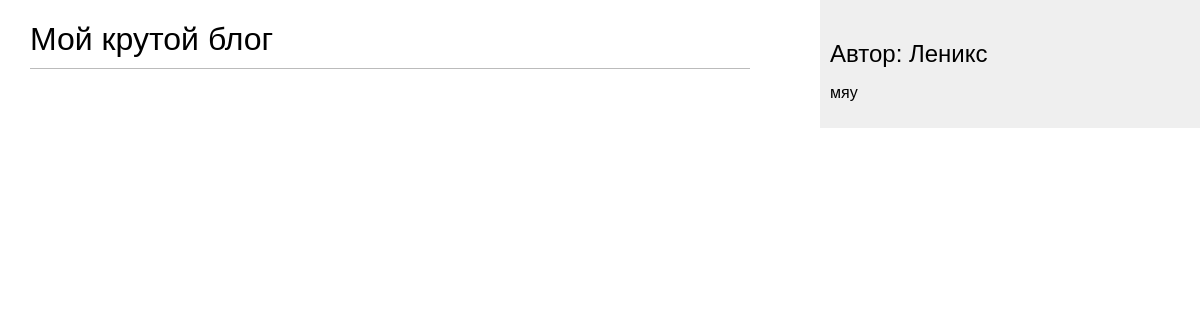
The app's page /myblog/, older data.
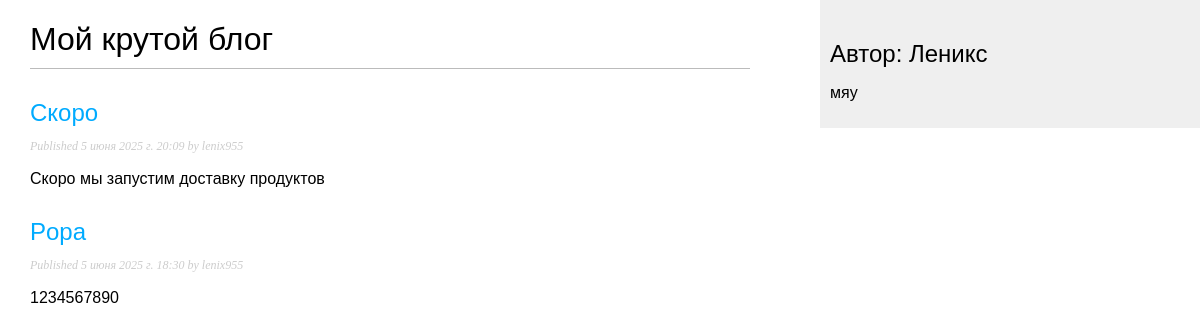
The same page, newer data.
### myblog/models.py (models this page shows)
class Post(models.Model):
    class Status(models.TextChoices):
        DRAFT = 'DF','Draft'
        PUBLISHED = 'PB', 'Published'
    title = models.CharField(max_length=250)
    slug = models.SlugField(max_length=250)
    author = models.ForeignKey(User,
                            on_delete=models.CASCADE,
                            related_name='blog_posts',
                            default=1)
    body = models.TextField()
    publish = models.DateTimeField(default=timezone.now)
    created = models.DateTimeField(auto_now_add=True)
    updated = models.DateTimeField(auto_now=True)
    status = models.CharField(max_length=2,
                                choices=Status.choices,
                                default=Status.DRAFT)
    objects = models.Manager() # менеджер, применяемый по умолчанию
    published = PublishedManager() # конкретно-прикладной менеджер
    class Meta:
        ordering = ['-publish']
        indexes = [
            models.Index(fields=['-publish']),
        ]

### myblog/views.py (the view)
# urls.py: path('', views.post_list, name='post_list'),  # это главная страница блога
def post_list(request):
    posts = Post.published.all()
    return render(request,
                    'myblog/post/list.html',
                    {'posts': posts})

### myblog/models.py (called while the page is built)
    def get_queryset(self):
        return super().get_queryset()\
                        .filter(status=Post.Status.PUBLISHED)

### myblog/templates/myblog/post/list.html (shortened to what this page needs)
{% extends "myblog/base.html" %}
{% block content %}
  <h1>Мой крутой блог</h1>
  {% for post in posts %}
    <h2>
      <a href="{% url 'blog:post_detail' post.id %}">
        {{ post.title }}
      </a>
    </h2>
    <p class="date">
      Published {{ post.publish }} by {{ post.author }}
    </p>
    {{ post.body|truncatewords:30|linebreaks }}
  {% endfor %}
{% endblock %}

### myblog/templates/myblog/base.html (shortened to what this page needs)
{% load static %}
<!DOCTYPE html>
<html>
<head>
  <link href="{% static "css/blog.css" %}" rel="stylesheet">
</head>
<body>
  <div id="content">
    {% block content %}
    {% endblock %}
  </div>
  <div id="sidebar">
    <h2>Автор: Леникс</h2>
    <p>мяу</p>
  </div>
</body>
</html>

### myblog/static/css/blog.css (style rules this page uses)
body { margin:0; padding:0; font-family:helvetica, sans-serif; }
a { color:#00abff; text-decoration:none; }
h1 { font-weight:normal; border-bottom:1px solid #bbb; padding:0 0 10px 0; }
h2 { font-weight:normal; margin:30px 0 0; }
#content { float:left; width:60%; padding:0 0 0 30px; }
#sidebar { float:right; width:30%; padding:10px; background:#efefef; height:100%; }
p.date { color:#ccc; font-family: georgia, serif; font-size: 12px; font-style: italic; }

Row changes from the older to the newer data that the page shows:
added Post: title "Скоро", publish "5 июня 2025 г. 20:09", author "lenix955", body "Скоро мы запустим доставку продуктов"
now on this page (row edited): Post: title "Popa", publish "5 июня 2025 г. 18:30", author "lenix955", body "1234567890"
